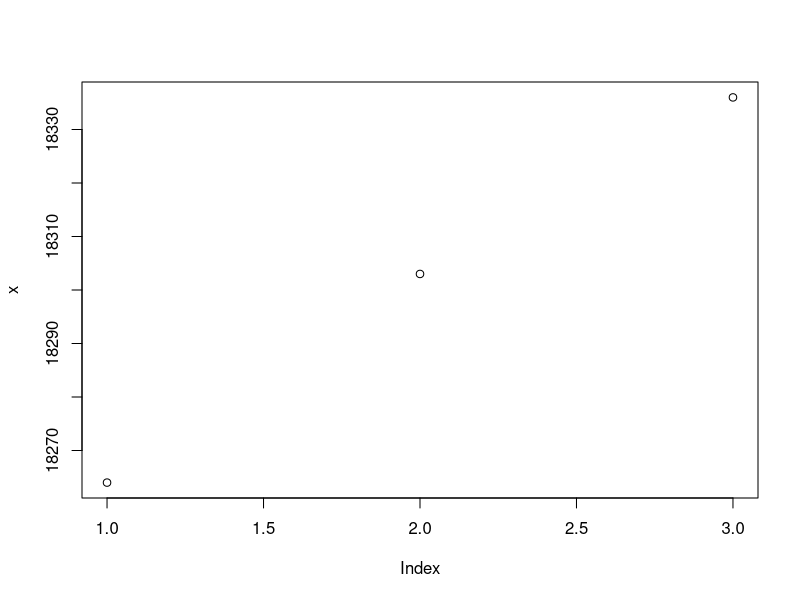
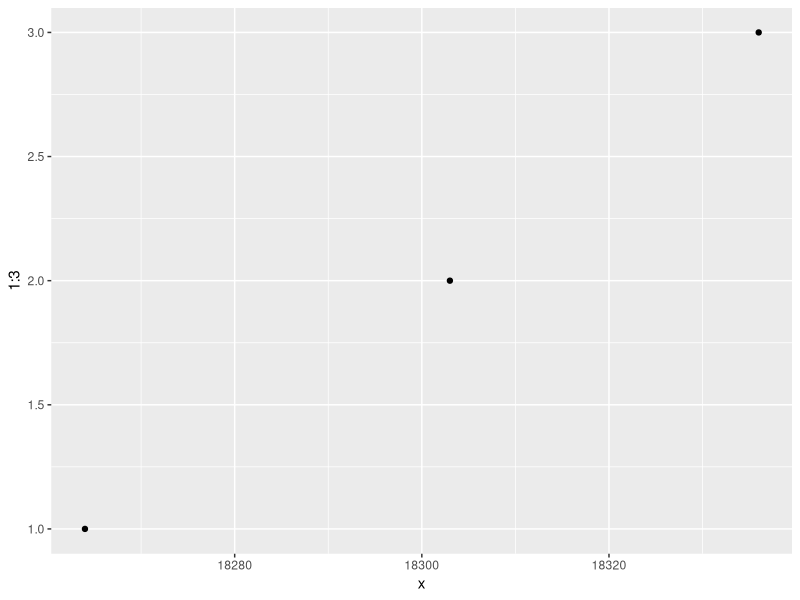

These charts were generated, in order, by the following R code:
library('ggplot2')

x = sapply(c('2020-01-03', '2020-02-11', '2020-03-15'), as.Date)

plot(x)

ggplot() + geom_point(aes(x = x, y = 1:3))
